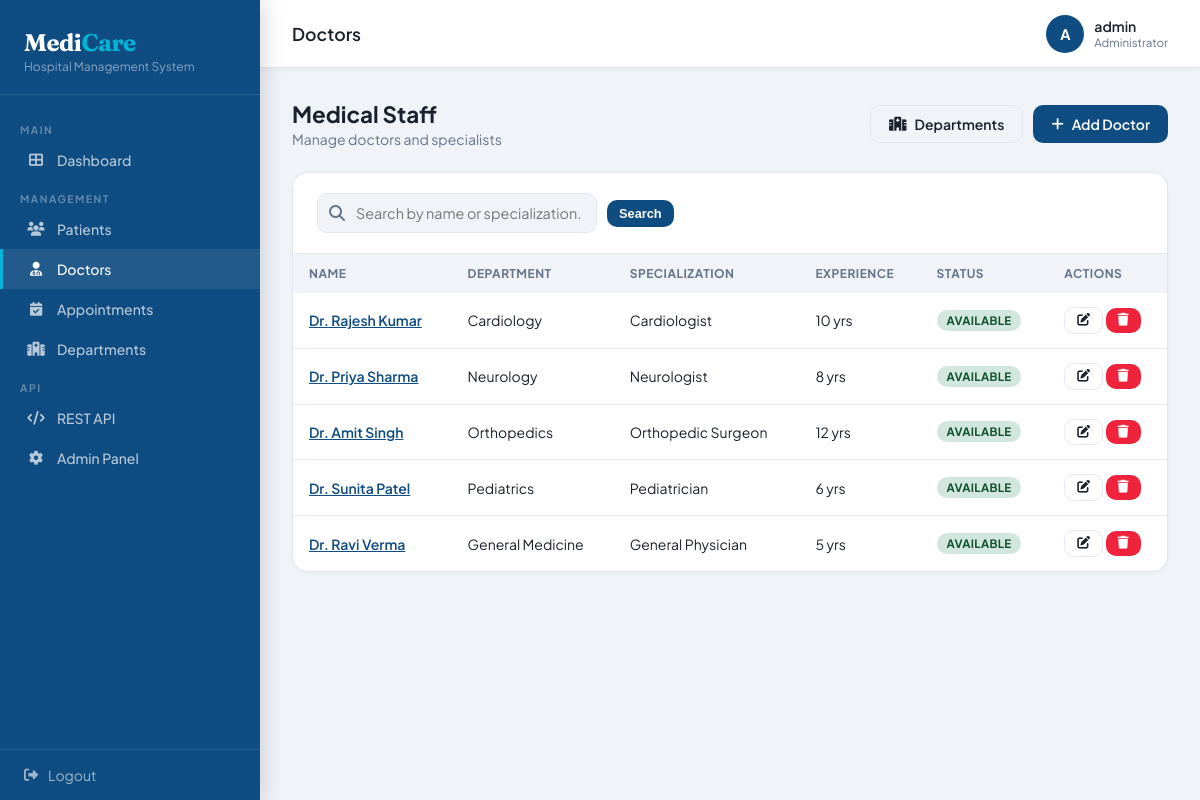
Screenshot of /doctors/ (signed in) with the database file from the repository.
### doctors/models.py (models this page shows, shortened)
class Doctor(models.Model):
    first_name   = models.CharField(max_length=100)
    last_name    = models.CharField(max_length=100)
    department   = models.ForeignKey(Department, on_delete=models.SET_NULL, null=True)
    specialization = models.CharField(max_length=200)
    phone        = models.CharField(max_length=15)
    email        = models.EmailField()
    experience   = models.PositiveIntegerField(help_text="Years of experience")
    available    = models.BooleanField(default=True)
    created_at   = models.DateTimeField(auto_now_add=True)
    @property
    def full_name(self):
        return f"Dr. {self.first_name} {self.last_name}"

class Department(models.Model):
    name        = models.CharField(max_length=100)
    description = models.TextField(blank=True)

### doctors/views.py (the view)
# urls.py: path('',                    views.doctor_list,     name='doctor_list'),
@login_required
def doctor_list(request):
    q = request.GET.get('q', '')
    doctors = Doctor.objects.filter(first_name__icontains=q) | Doctor.objects.filter(specialization__icontains=q) if q else Doctor.objects.select_related('department').all()
    return render(request, 'doctors/list.html', {'doctors': doctors, 'q': q})

### doctors/templates/doctors/list.html (shortened to what this page needs)
{% extends 'core/base.html' %}
{% block page_title %}Doctors{% endblock %}
{% block content %}
<div class="page-header">
  <div><h2>Medical Staff</h2><p>Manage doctors and specialists</p></div>
  <div style="display:flex;gap:10px;">
    <a href="{% url 'department_list' %}" class="btn btn-outline"><i class="fas fa-hospital"></i> Departments</a>
    <a href="{% url 'doctor_add' %}" class="btn btn-primary"><i class="fas fa-plus"></i> Add Doctor</a>
  </div>
</div>
<div class="card">
  <div class="card-header">
    <form method="GET" class="search-bar">
      <div style="position:relative;">
        <i class="fas fa-search" style="position:absolute;left:12px;top:50%;transform:translateY(-50%);color:var(--muted);"></i>
        <input type="text" name="q" value="{{ q }}" placeholder="Search by name or specialization..." style="padding-left:38px;">
      </div>
      <button type="submit" class="btn btn-primary btn-sm">Search</button>
    </form>
  </div>
  <div class="table-wrap">
    <table>
      <thead><tr><th>Name</th><th>Department</th><th>Specialization</th><th>Experience</th><th>Status</th><th>Actions</th></tr></thead>
      <tbody>
        {% for d in doctors %}
        <tr>
          <td><a href="{% url 'doctor_detail' d.pk %}" style="color:var(--primary);font-weight:600;">{{ d.full_name }}</a></td>
          <td>{{ d.department.name|default:"—" }}</td>
          <td>{{ d.specialization }}</td>
          <td>{{ d.experience }} yrs</td>
          <td><span class="badge {% if d.available %}badge-available{% else %}badge-unavailable{% endif %}">{% if d.available %}Available{% else %}Unavailable{% endif %}</span></td>
          <td>
            <a href="{% url 'doctor_edit' d.pk %}" class="btn btn-outline btn-sm"><i class="fas fa-edit"></i></a>
            <a href="{% url 'doctor_delete' d.pk %}" class="btn btn-danger btn-sm"><i class="fas fa-trash"></i></a>
          </td>
        </tr>
        {% empty %}
        <tr><td colspan="6" style="text-align:center;color:var(--muted);padding:40px;">No doctors found.</td></tr>
        {% endfor %}
      </tbody>
    </table>
  </div>
</div>
{% endblock %}

### core/templates/core/base.html (shortened to what this page needs)
<!DOCTYPE html>
<html lang="en">
<head>
<link href="https://cdnjs.cloudflare.com/ajax/libs/font-awesome/6.4.0/css/all.min.css" rel="stylesheet">
</head>
<body>
{% if user.is_authenticated %}
<aside class="sidebar">
  <div class="sidebar-brand">
    <h1>Medi<span>Care</span></h1>
    <p>Hospital Management System</p>
  </div>
  <nav class="sidebar-nav">
    <div class="nav-section">Main</div>
    <a href="{% url 'dashboard' %}" class="nav-item {% if request.resolver_match.url_name == 'dashboard' %}active{% endif %}">
      <i class="fas fa-th-large"></i> Dashboard
    </a>
    <div class="nav-section">Management</div>
    <a href="{% url 'patient_list' %}" class="nav-item {% if 'patient' in request.resolver_match.url_name %}active{% endif %}">
      <i class="fas fa-users"></i> Patients
    </a>
    <a href="{% url 'doctor_list' %}" class="nav-item {% if 'doctor' in request.resolver_match.url_name %}active{% endif %}">
      <i class="fas fa-user-md"></i> Doctors
    </a>
    <a href="{% url 'appointment_list' %}" class="nav-item {% if 'appointment' in request.resolver_match.url_name %}active{% endif %}">
      <i class="fas fa-calendar-check"></i> Appointments
    </a>
    <a href="{% url 'department_list' %}" class="nav-item {% if 'department' in request.resolver_match.url_name %}active{% endif %}">
      <i class="fas fa-hospital"></i> Departments
    </a>
    <div class="nav-section">API</div>
    <a href="/api/" class="nav-item" target="_blank">
      <i class="fas fa-code"></i> REST API
    </a>
    <a href="/admin/" class="nav-item" target="_blank">
      <i class="fas fa-cog"></i> Admin Panel
    </a>
  </nav>
  <div class="sidebar-footer">
    <a href="{% url 'logout' %}"><i class="fas fa-sign-out-alt"></i> Logout</a>
  </div>
</aside>
{% endif %}
<div class="main">
  {% if user.is_authenticated %}
  <header class="topbar">
    <div class="topbar-title">{% block page_title %}Dashboard{% endblock %}</div>
    <div class="topbar-right">
      <div class="topbar-user">
        <div class="avatar">{{ user.username|slice:":1"|upper }}</div>
        <div>
          <div class="user-name">{{ user.username }}</div>
          <div style="font-size:.72rem;color:var(--muted)">Administrator</div>
        </div>
      </div>
    </div>
  </header>
  {% endif %}
  <div class="content">
    {% block content %}{% endblock %}
  </div>
</div>
</body>
</html>

### rows the page displays
Doctor: full_name "Dr. Rajesh Kumar", department.name "Cardiology", specialization "Cardiologist", experience "10", available "AVAILABLE"
Doctor: full_name "Dr. Priya Sharma", department.name "Neurology", specialization "Neurologist", experience "8", available "AVAILABLE"
Doctor: full_name "Dr. Amit Singh", department.name "Orthopedics", specialization "Orthopedic Surgeon", experience "12", available "AVAILABLE"
Doctor: full_name "Dr. Sunita Patel", department.name "Pediatrics", specialization "Pediatrician", experience "6", available "AVAILABLE"
Doctor: full_name "Dr. Ravi Verma", department.name "General Medicine", specialization "General Physician", experience "5", available "AVAILABLE"

### other values shown
{{ user.username|slice:":1"|upper }} "A"
{{ user.username }} "admin"
